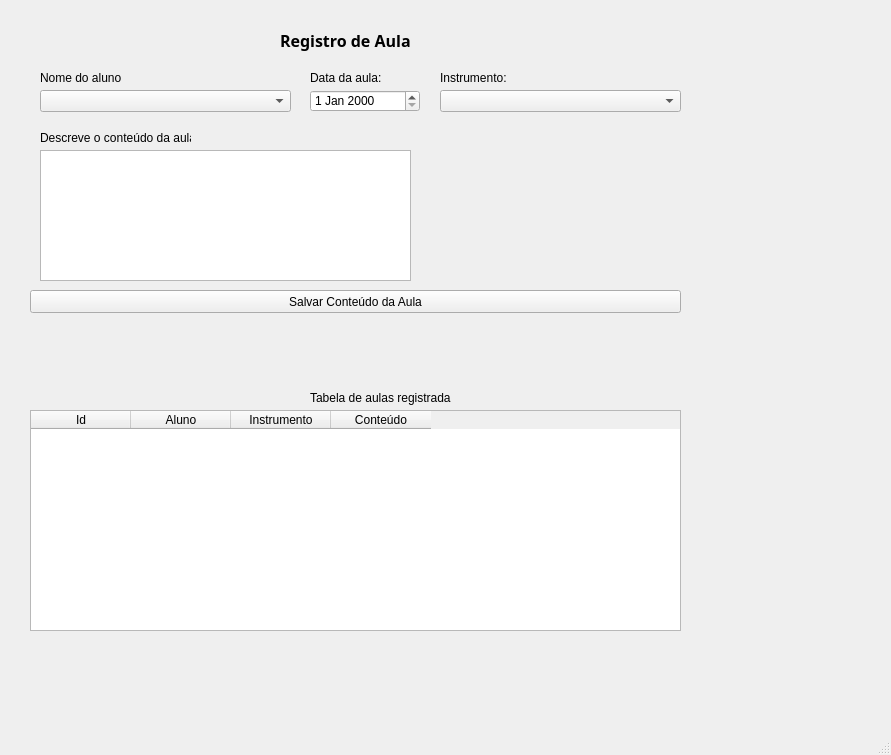
<?xml version="1.0" encoding="UTF-8"?>
<ui version="4.0">
 <class>mainWindow</class>
 <widget class="QMainWindow" name="mainWindow">
  <property name="geometry">
   <rect>
    <x>0</x>
    <y>0</y>
    <width>891</width>
    <height>755</height>
   </rect>
  </property>
  <property name="windowTitle">
   <string>MainWindow</string>
  </property>
  <widget class="QWidget" name="centralwidget">
   <widget class="QPushButton" name="btn_salvar">
    <property name="geometry">
     <rect>
      <x>30</x>
      <y>290</y>
      <width>651</width>
      <height>23</height>
     </rect>
    </property>
    <property name="text">
     <string>Salvar Conteúdo da Aula</string>
    </property>
   </widget>
   <widget class="QLabel" name="label">
    <property name="geometry">
     <rect>
      <x>280</x>
      <y>20</y>
      <width>191</width>
      <height>41</height>
     </rect>
    </property>
    <property name="font">
     <font>
      <family>Arial Black</family>
      <pointsize>12</pointsize>
      <weight>75</weight>
      <bold>true</bold>
     </font>
    </property>
    <property name="text">
     <string>Registro de Aula</string>
    </property>
   </widget>
   <widget class="QComboBox" name="combo_alunos">
    <property name="geometry">
     <rect>
      <x>40</x>
      <y>90</y>
      <width>251</width>
      <height>22</height>
     </rect>
    </property>
   </widget>
   <widget class="QLabel" name="label_2">
    <property name="geometry">
     <rect>
      <x>40</x>
      <y>70</y>
      <width>81</width>
      <height>16</height>
     </rect>
    </property>
    <property name="text">
     <string>Nome do aluno:</string>
    </property>
   </widget>
   <widget class="QLabel" name="label_3">
    <property name="geometry">
     <rect>
      <x>310</x>
      <y>70</y>
      <width>71</width>
      <height>16</height>
     </rect>
    </property>
    <property name="text">
     <string>Data da aula:</string>
    </property>
   </widget>
   <widget class="QDateEdit" name="dateEdit">
    <property name="geometry">
     <rect>
      <x>310</x>
      <y>90</y>
      <width>110</width>
      <height>22</height>
     </rect>
    </property>
   </widget>
   <widget class="QTextEdit" name="textEditConteudo">
    <property name="geometry">
     <rect>
      <x>40</x>
      <y>150</y>
      <width>371</width>
      <height>131</height>
     </rect>
    </property>
   </widget>
   <widget class="QLabel" name="label_4">
    <property name="geometry">
     <rect>
      <x>40</x>
      <y>130</y>
      <width>151</width>
      <height>16</height>
     </rect>
    </property>
    <property name="text">
     <string>Descreve o conteúdo da aula:</string>
    </property>
   </widget>
   <widget class="QLabel" name="label_5">
    <property name="geometry">
     <rect>
      <x>440</x>
      <y>70</y>
      <width>171</width>
      <height>16</height>
     </rect>
    </property>
    <property name="text">
     <string>Instrumento:</string>
    </property>
   </widget>
   <widget class="QComboBox" name="combo_instrumentos">
    <property name="geometry">
     <rect>
      <x>440</x>
      <y>90</y>
      <width>241</width>
      <height>22</height>
     </rect>
    </property>
   </widget>
   <widget class="QTableWidget" name="tableWidget">
    <property name="geometry">
     <rect>
      <x>30</x>
      <y>410</y>
      <width>651</width>
      <height>221</height>
     </rect>
    </property>
    <column>
     <property name="text">
      <string>Id</string>
     </property>
    </column>
    <column>
     <property name="text">
      <string>Aluno</string>
     </property>
    </column>
    <column>
     <property name="text">
      <string>Instrumento</string>
     </property>
    </column>
    <column>
     <property name="text">
      <string>Conteúdo</string>
     </property>
    </column>
   </widget>
   <widget class="QLabel" name="label_6">
    <property name="geometry">
     <rect>
      <x>310</x>
      <y>390</y>
      <width>141</width>
      <height>16</height>
     </rect>
    </property>
    <property name="text">
     <string>Tabela de aulas registradas</string>
    </property>
   </widget>
  </widget>
  <widget class="QMenuBar" name="menubar">
   <property name="geometry">
    <rect>
     <x>0</x>
     <y>0</y>
     <width>891</width>
     <height>21</height>
    </rect>
   </property>
  </widget>
  <widget class="QStatusBar" name="statusbar"/>
 </widget>
 <resources/>
 <connections/>
</ui>
